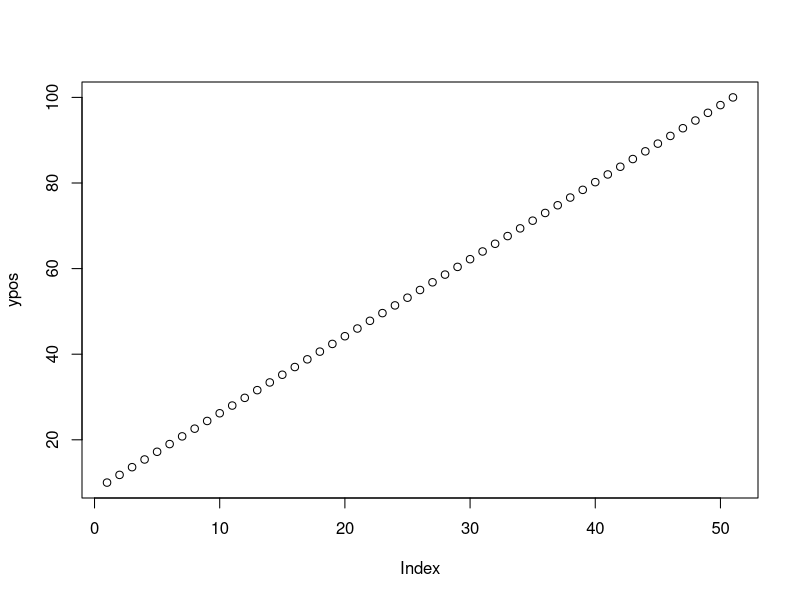
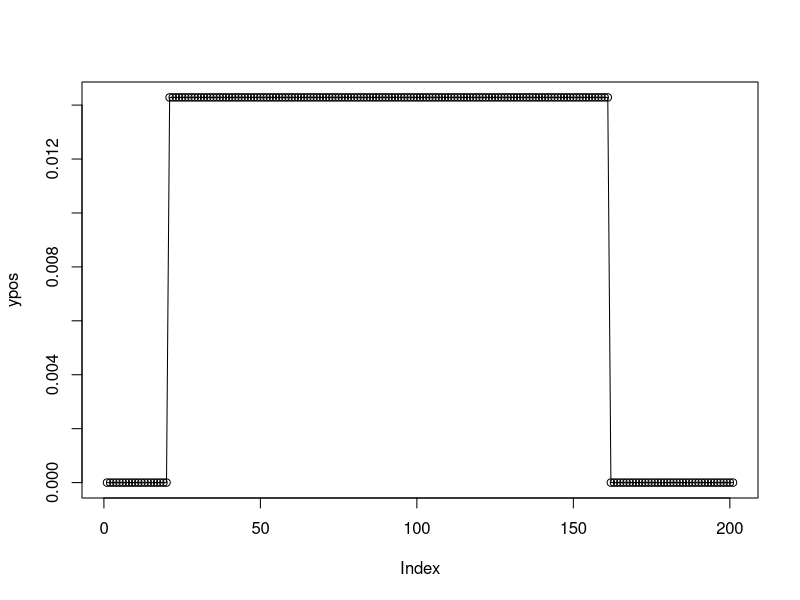

R code for these plots, in order:
# continuous uniform distribution

# example 1
qunif(0.2, min = 0, max = 40)

# example 2
min <- 0
max <- 1
xpos <- seq(min, max , by = 0.02)                      
ypos <- qunif(xpos, min = 10, max = 100)       
plot(ypos) 



# probability density function 
min <- 0
max <- 100
xpos <- seq(min, max , by = 0.5)                      
ypos <- dunif(xpos, min = 10, max = 80)       
plot(ypos , type="o") 

# cumulative probability distribution
punif(15, min = 0, max = 60, lower.tail = F)



